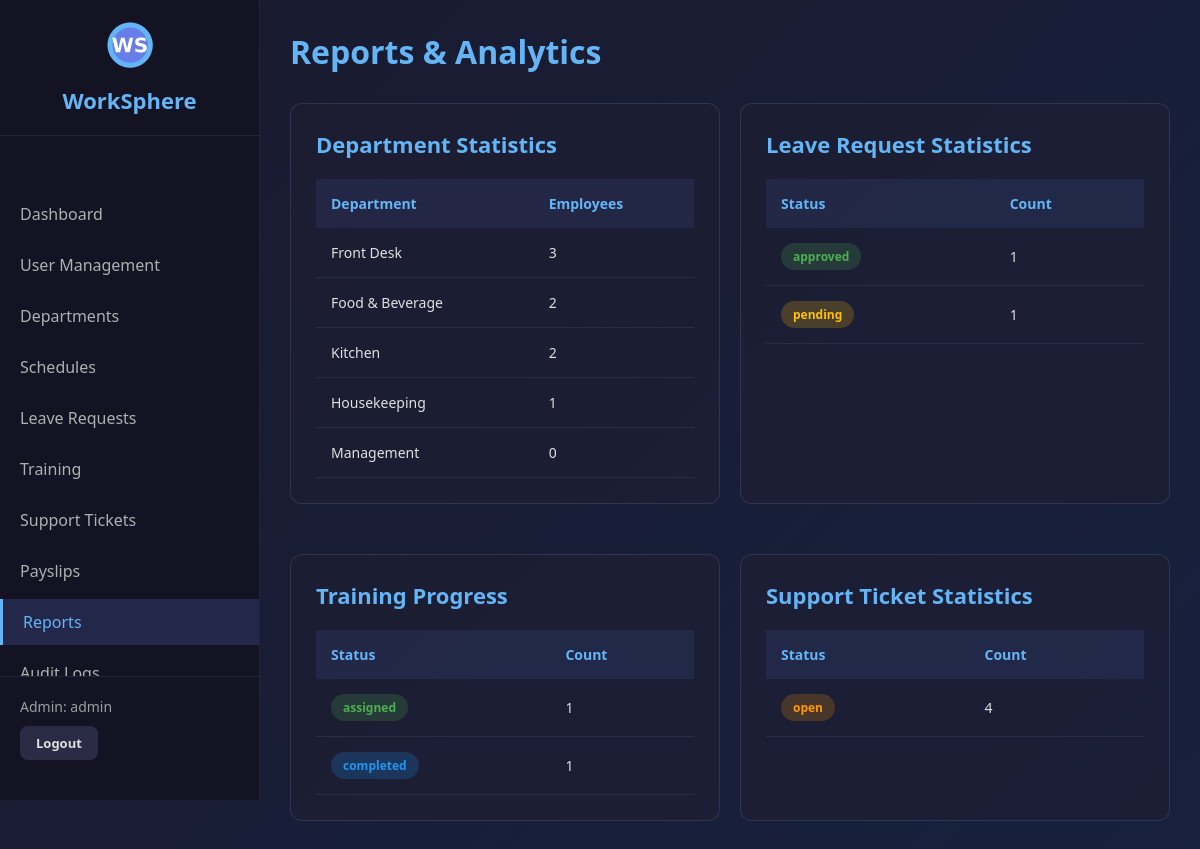
The page /admin/reports (signed in) on the database its author committed.
### tables this page shows
CREATE TABLE departments (
            id INTEGER PRIMARY KEY AUTOINCREMENT,
            name TEXT UNIQUE NOT NULL,
            description TEXT,
            manager_id INTEGER,
            created_at TIMESTAMP DEFAULT CURRENT_TIMESTAMP
        );

CREATE TABLE leave_requests (
            id INTEGER PRIMARY KEY AUTOINCREMENT,
            user_id INTEGER NOT NULL,
            leave_type TEXT NOT NULL,
            start_date TEXT NOT NULL,
            end_date TEXT NOT NULL,
            reason TEXT,
            status TEXT DEFAULT 'pending',
            reviewed_by INTEGER,
            reviewed_at TIMESTAMP,
            created_at TIMESTAMP DEFAULT CURRENT_TIMESTAMP,
            FOREIGN KEY (user_id) REFERENCES users (id)
        );

CREATE TABLE training_assignments (
            id INTEGER PRIMARY KEY AUTOINCREMENT,
            course_id INTEGER NOT NULL,
            user_id INTEGER NOT NULL,
            assigned_by INTEGER,
            assigned_date TEXT,
            due_date TEXT,
            completion_date TEXT,
            status TEXT DEFAULT 'assigned',
            score INTEGER,
            notes TEXT,
            created_at TIMESTAMP DEFAULT CURRENT_TIMESTAMP,
            FOREIGN KEY (course_id) REFERENCES training_courses (id),
            FOREIGN KEY (user_id) REFERENCES users (id)
        );

### app.py (the view)
@app.route('/admin/reports')
@admin_required
def admin_reports():
    conn = get_db()
    cursor = conn.cursor()
    dept_stats = cursor.execute('''
        SELECT d.name, COUNT(u.id) as employee_count
        FROM departments d
        LEFT JOIN users u ON d.id = u.department_id AND u.role = 'employee'
        GROUP BY d.id, d.name
        ORDER BY employee_count DESC
    ''').fetchall()
    leave_stats = cursor.execute('''
        SELECT status, COUNT(*) as count
        FROM leave_requests
        GROUP BY status
    ''').fetchall()
    training_stats = cursor.execute('''
        SELECT status, COUNT(*) as count
        FROM training_assignments
        GROUP BY status
    ''').fetchall()
    ticket_stats = cursor.execute('''
        SELECT status, COUNT(*) as count
        FROM support_tickets
        GROUP BY status
    ''').fetchall()
    return render_template('admin_reports.html',
                         dept_stats=dept_stats,
                         leave_stats=leave_stats,
                         training_stats=training_stats,
                         ticket_stats=ticket_stats)

### app.py (called while the page is built)
def get_db():
    if 'db' not in g:
        g.db = sqlite3.connect(
            DATABASE,
            timeout=20,                   # wait up to 20s if locked
            check_same_thread=False
        )
        g.db.row_factory = sqlite3.Row
        g.db.execute("PRAGMA journal_mode=WAL")    # WAL allows concurrent reads
        g.db.execute("PRAGMA busy_timeout=20000")  # 20s busy timeout at SQLite level
    return g.db

def admin_required(f):
    @wraps(f)
    def decorated_function(*args, **kwargs):
        if 'user_id' not in session:
            flash('Please login to access this page', 'error')
            return redirect('/login')
        if session.get('actual_role') != 'admin':
            flash('Admin access required', 'error')
            return redirect('/employee/dashboard')
        return f(*args, **kwargs)
    return decorated_function

### templates/admin_reports.html (shortened to what this page needs)
<!DOCTYPE html>
<html lang="en">
<head>
    <link rel="stylesheet" href="/static/css/style.css">
</head>
<body>
    <div class="dashboard-container">
        <nav class="sidebar">
            <div class="logo-container">
                <img src="/static/images/logo.png" alt="WorkSphere Logo" class="logo-small">
                <h2>WorkSphere</h2>
            </div>
            <ul class="nav-menu">
                <li><a href="/admin/dashboard">Dashboard</a></li>
                <li><a href="/admin/users">User Management</a></li>
                <li><a href="/admin/departments">Departments</a></li>
                <li><a href="/admin/schedules">Schedules</a></li>
                <li><a href="/admin/leave-requests">Leave Requests</a></li>
                <li><a href="/admin/training">Training</a></li>
                <li><a href="/admin/support">Support Tickets</a></li>
                <li><a href="/admin/payslips">Payslips</a></li>
                <li class="active"><a href="/admin/reports">Reports</a></li>
                <li><a href="/admin/audit-logs">Audit Logs</a></li>
            </ul>
            <div class="user-info">
                <p>Admin: {{ session.username }}</p>
                <a href="/logout" class="btn btn-secondary btn-sm">Logout</a>
            </div>
        </nav>
        <main class="main-content">
            <header class="page-header">
                <h1>Reports & Analytics</h1>
            </header>
            <div class="reports-grid">
                <div class="section">
                    <h2>Department Statistics</h2>
                    <table class="data-table">
                        <thead>
                            <tr>
                                <th>Department</th>
                                <th>Employees</th>
                            </tr>
                        </thead>
                        <tbody>
                            {% for dept in dept_stats %}
                            <tr>
                                <td>{{ dept.name }}</td>
                                <td>{{ dept.employee_count }}</td>
                            </tr>
                            {% endfor %}
                        </tbody>
                    </table>
                </div>
                <div class="section">
                    <h2>Leave Request Statistics</h2>
                    <table class="data-table">
                        <thead>
                            <tr>
                                <th>Status</th>
                                <th>Count</th>
                            </tr>
                        </thead>
                        <tbody>
                            {% for stat in leave_stats %}
                            <tr>
                                <td><span class="badge badge-{{ stat.status }}">{{ stat.status }}</span></td>
                                <td>{{ stat.count }}</td>
                            </tr>
                            {% endfor %}
                        </tbody>
                    </table>
                </div>
                <div class="section">
                    <h2>Training Progress</h2>
                    <table class="data-table">
                        <thead>
                            <tr>
                                <th>Status</th>
                                <th>Count</th>
                            </tr>
                        </thead>
                        <tbody>
                            {% for stat in training_stats %}
                            <tr>
                                <td><span class="badge badge-{{ stat.status }}">{{ stat.status }}</span></td>
                                <td>{{ stat.count }}</td>
                            </tr>
                            {% endfor %}
                        </tbody>
                    </table>
                </div>
                <div class="section">
                    <h2>Support Ticket Statistics</h2>
                    <table class="data-table">
                        <thead>
                            <tr>
                                <th>Status</th>
                                <th>Count</th>
                            </tr>
                        </thead>
                        <tbody>
                            {% for stat in ticket_stats %}
                            <tr>
                                <td><span class="badge badge-{{ stat.status }}">{{ stat.status }}</span></td>
                                <td>{{ stat.count }}</td>
                            </tr>
                            {% endfor %}
                        </tbody>
                    </table>
                </div>
            </div>
        </main>
    </div>
</body>
</html>

### static/css/style.css (style rules this page uses)
* { margin: 0; padding: 0; box-sizing: border-box; }
body { font-family: 'Segoe UI', Tahoma, Geneva, Verdana, sans-serif; background: linear-gradient(135deg, #1a1a2e 0%, #16213e 100%); color: #e0e0e0; min-height: 100vh; }
.logo-container { text-align: center; margin-bottom: 30px; }
.btn { padding: 12px 24px; border: none; border-radius: 8px; cursor: pointer; font-size: 14px; font-weight: 600; transition: all 0.3s ease; text-decoration: none; display: inline-block; }
.btn-secondary { background: rgba(100, 100, 150, 0.3); color: #e0e0e0; }
.btn-sm { padding: 8px 16px; font-size: 13px; }
.dashboard-container { display: flex; min-height: 100vh; }
.sidebar { width: 260px; background: rgba(20, 20, 35, 0.95); border-right: 1px solid rgba(100, 100, 150, 0.2); padding: 20px 0; position: fixed; height: 100vh; overflow-y: auto; display: flex; flex-direction: column; }
.logo-small { width: 50px; height: 50px; margin-bottom: 10px; }
.sidebar .logo-container { padding: 0 20px 20px 20px; border-bottom: 1px solid rgba(100, 100, 150, 0.2); flex-shrink: 0; }
.sidebar .logo-container h2 { color: #64b5f6; font-size: 22px; }
.nav-menu { list-style: none; padding: 20px 0; flex: 1; overflow-y: auto; }
.nav-menu li { margin: 5px 0; }
.nav-menu a { display: block; padding: 12px 20px; color: #b0b0b0; text-decoration: none; transition: all 0.3s ease; }
.nav-menu li.active a { background: rgba(100, 126, 234, 0.2); color: #64b5f6; border-left: 3px solid #64b5f6; }
.user-info { padding: 20px; border-top: 1px solid rgba(100, 100, 150, 0.2); background: rgba(20, 20, 35, 0.95); flex-shrink: 0; margin-top: auto; }
.user-info p { margin-bottom: 10px; font-size: 14px; color: #9e9e9e; }
.main-content { margin-left: 260px; flex: 1; padding: 30px; }
.page-header { display: flex; justify-content: space-between; align-items: center; margin-bottom: 30px; }
.page-header h1 { color: #64b5f6; font-size: 32px; }
.section { background: rgba(30, 30, 50, 0.6); border: 1px solid rgba(100, 100, 150, 0.3); border-radius: 12px; padding: 25px; margin-bottom: 30px; }
.section h2 { color: #64b5f6; font-size: 22px; margin-bottom: 20px; }
.data-table { width: 100%; border-collapse: collapse; }
.data-table thead { background: rgba(100, 126, 234, 0.1); }
.data-table th { padding: 15px; text-align: left; color: #64b5f6; font-weight: 600; font-size: 14px; }
.data-table td { padding: 15px; border-bottom: 1px solid rgba(100, 100, 150, 0.2); color: #e0e0e0; font-size: 14px; }
.badge { display: inline-block; padding: 5px 12px; border-radius: 20px; font-size: 12px; font-weight: 600; }
.badge-pending { background: rgba(255, 193, 7, 0.2); color: #ffc107; }
.badge-approved, .badge-active, .badge-assigned, .badge-success, .badge-generated { background: rgba(76, 175, 80, 0.2); color: #4caf50; }
.badge-completed { background: rgba(33, 150, 243, 0.2); color: #2196f3; }
.badge-open, .badge-medium { background: rgba(255, 152, 0, 0.2); color: #ff9800; }
.reports-grid { display: grid; grid-template-columns: repeat(auto-fit, minmax(350px, 1fr)); gap: 20px; }

### rows shown on the page
departments: name "Front Desk", employee_count "3"
departments: name "Food & Beverage", employee_count "2"
departments: name "Kitchen", employee_count "2"
departments: name "Housekeeping", employee_count "1"
departments: name "Management", employee_count "0"
leave_requests: status "approved", count "1"
leave_requests: status "pending", count "1"
training_assignments: status "assigned", count "1"
training_assignments: status "completed", count "1"

### other values the page prints
{{ session.username }} "admin"
{{ stat.status }} "open"
{{ stat.count }} "4"
